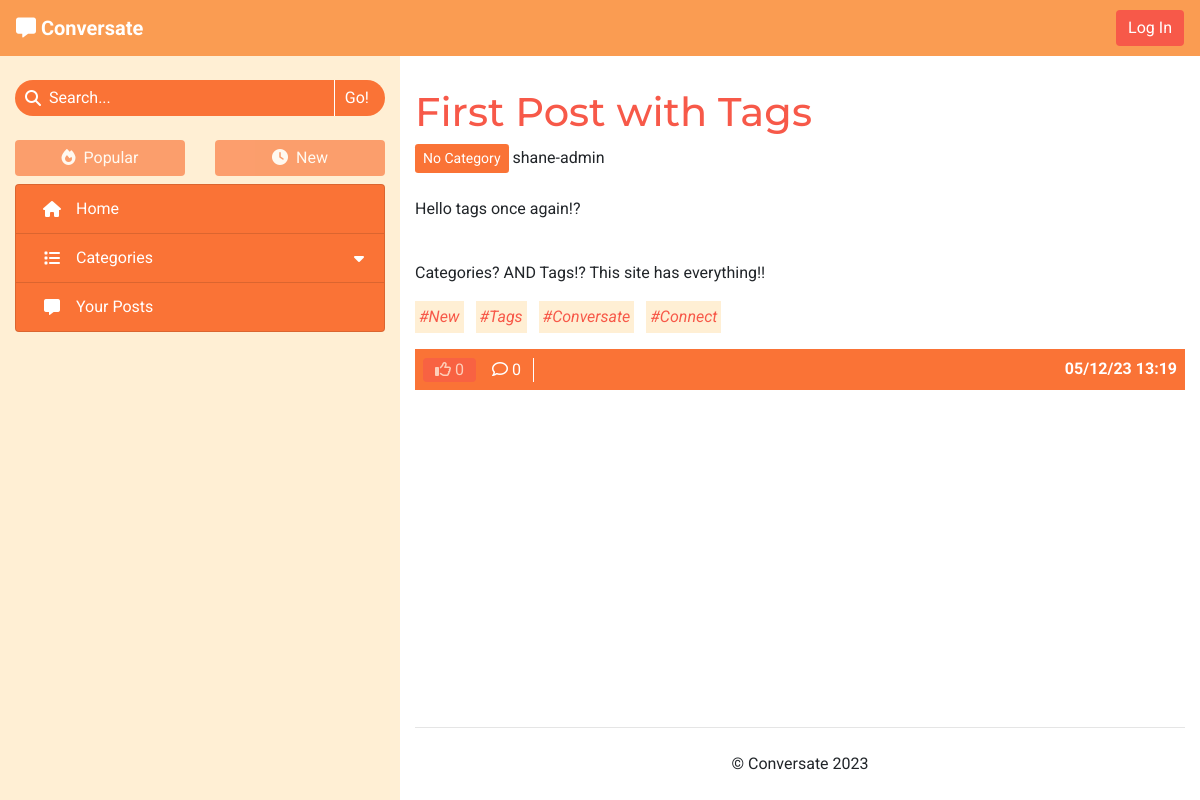
The app's page /no-category-8ASPM4g7-first-post-with-tags/, older data.
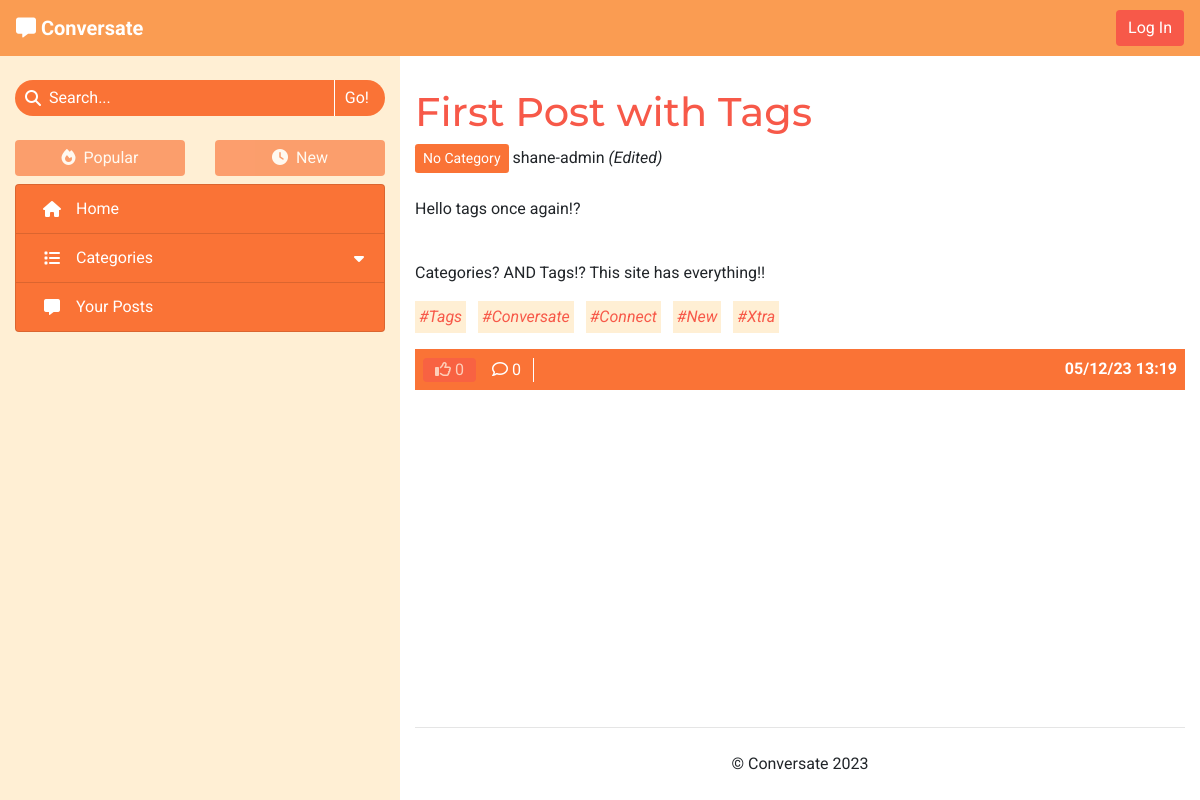
The same page, newer data.
### forum/views.py (the view)
# urls.py: path('<slug:slug>/', views.ViewPost.as_view(), name='view_post'),
class ViewPost(View):
    def get(self, request, slug):
        post = get_object_or_404(Post, slug=slug)
        comments = post.comments.order_by('-posted_on')
        liked = post.likes.filter(id=request.user.id).exists()
        context = get_base_context(request)
        context.update({
            'post': post,
            'comments': comments,
            'liked': liked
        })
        return render(
            request,
            'post_details.html',
            context
        )

### forum/core/categories.py (called while the page is built)
def get_top_categories(limit=CATEGORY_COLLAPSIBLE_LIMIT):
    categories = list(Category.objects
                      .annotate(num_posts=Count('tagged_posts'))
                      .filter(num_posts__gt=0)
                      .order_by('-num_posts'))
    num_categories = len(categories)
    category_none = Category.objects.get(slug='none')
    if category_none in categories:
        categories.remove(category_none)
    return {
        'num_categories': num_categories,
        'top_categories': categories[:limit],
        'has_more_categories': (len(categories) > limit)
    }

### forum/core/content.py (called while the page is built)
def get_base_context(request):
    context = get_top_categories()
    context['disable_sort'] = True
    return context

### forum/models.py (called while the page is built)
    def __str__(self):
        return self.name

    def number_of_posts(self):
        return self.tagged_posts.count()

    def number_of_likes(self):
        return self.likes.count()

    def number_of_comments(self):
        return self.comments.count()

    def tag_list(self):
        tags_separate = self.tags.split('#')
        tags_separate.pop(0)
        return tags_separate

### templates/post_details.html (shortened to what this page needs)
{% extends "base.html" %}
{% load static %}
{% block content %}
    <h1>{{ post.title }}</h1>
    <a class="btn btn-sm category" href="{% url 'categories' post.category.slug %}">{{ post.category }}</a>
    <span>{{ post.posted_by }}
        {% if post.edited %}
            <em>(Edited)</em>
        {% endif %}
    </span>
    <br><br>
    <div id="post-content" class="mb-3">{{ post.content|safe }}</div>
    {% if post.tags %}
        <div id="post-tags">
            {% for tag in post.tag_list %}
                <a class="tag-list-item mr-2 mb-2 p-1 anchor-no-style" href="#">
                    <em>#{{ tag }}</em>
                </a>
            {% endfor %}
        </div>
    {% endif %}
    <div id="post-footer" class="d-flex justify-content-between mt-2">
        <div class="post-footer-buttons">
            {% if user.is_authenticated %}
            <form class="d-inline" method="POST" action="{% url 'like_post' post.slug %}">
                {% csrf_token %}
                {% if liked %}
                    <button type="submit" class="btn py-0 line-separate" aria-label="Unlike this post">
                        <i class="fa-solid fa-thumbs-up"></i>
                {% else %}
                    <button type="submit" class="btn py-0 line-separate" aria-label="Like this post">
                        <i class="fa-regular fa-thumbs-up"></i>
                {% endif %}
                    {{ post.number_of_likes }}
                </button>
            </form>
            {% else %}
                <span class="btn disabled py-0" aria-disabled="true">
                    <i class="fa-regular fa-thumbs-up"></i>
                    {{ post.number_of_likes }}
                </span>
            {% endif %}
            {% if user.is_authenticated %}
                <a class="btn py-0 line-separate" href="#post-comment" aria-label="Post a comment">
            {% else %}
                <a class="btn py-0 line-separate" href="#comments" aria-label="View the post's comments">
            {% endif %}
                <i class="fa-regular fa-comment"></i>
                {{ post.number_of_comments }}
            </a>
        </div>
        <div class="center-to-container">
            <strong>{{ post.posted_on|date:"d/m/y G:i" }}</strong>
        </div>
    </div>
    <br>
    <br>
{% endblock %}

Row changes from the older to the newer data that the page shows:
changed Post "First Post with Tags": edited False → True (drawn)
Text that changed along with them:
text now shown: "(Edited)"
new list line: "# Xtra"
